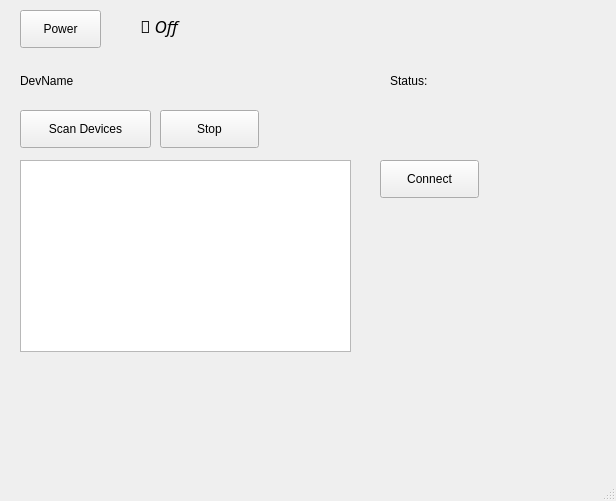
<?xml version="1.0" encoding="UTF-8"?>
<ui version="4.0">
 <class>MainWindow</class>
 <widget class="QMainWindow" name="MainWindow">
  <property name="geometry">
   <rect>
    <x>0</x>
    <y>0</y>
    <width>616</width>
    <height>501</height>
   </rect>
  </property>
  <property name="windowTitle">
   <string>MainWindow</string>
  </property>
  <widget class="QWidget" name="centralwidget">
   <widget class="QLabel" name="device_label">
    <property name="geometry">
     <rect>
      <x>20</x>
      <y>70</y>
      <width>331</width>
      <height>22</height>
     </rect>
    </property>
    <property name="text">
     <string>DevName</string>
    </property>
   </widget>
   <widget class="QLabel" name="status_label">
    <property name="geometry">
     <rect>
      <x>390</x>
      <y>70</y>
      <width>201</width>
      <height>21</height>
     </rect>
    </property>
    <property name="text">
     <string>Status: </string>
    </property>
   </widget>
   <widget class="QPushButton" name="power_button">
    <property name="geometry">
     <rect>
      <x>20</x>
      <y>10</y>
      <width>81</width>
      <height>38</height>
     </rect>
    </property>
    <property name="text">
     <string>Power</string>
    </property>
   </widget>
   <widget class="QPushButton" name="connect_button">
    <property name="geometry">
     <rect>
      <x>380</x>
      <y>160</y>
      <width>99</width>
      <height>38</height>
     </rect>
    </property>
    <property name="text">
     <string>Connect</string>
    </property>
   </widget>
   <widget class="QLabel" name="power_label">
    <property name="geometry">
     <rect>
      <x>140</x>
      <y>10</y>
      <width>67</width>
      <height>31</height>
     </rect>
    </property>
    <property name="font">
     <font>
      <family>UbuntuMono Nerd Font</family>
      <pointsize>13</pointsize>
      <italic>true</italic>
     </font>
    </property>
    <property name="text">
     <string> Off </string>
    </property>
   </widget>
   <widget class="QPushButton" name="scan_button">
    <property name="geometry">
     <rect>
      <x>20</x>
      <y>110</y>
      <width>131</width>
      <height>38</height>
     </rect>
    </property>
    <property name="text">
     <string>Scan Devices</string>
    </property>
   </widget>
   <widget class="QPushButton" name="stop_button">
    <property name="geometry">
     <rect>
      <x>160</x>
      <y>110</y>
      <width>99</width>
      <height>38</height>
     </rect>
    </property>
    <property name="text">
     <string>Stop</string>
    </property>
   </widget>
   <widget class="QListWidget" name="devices_list">
    <property name="geometry">
     <rect>
      <x>20</x>
      <y>160</y>
      <width>331</width>
      <height>192</height>
     </rect>
    </property>
   </widget>
  </widget>
  <widget class="QMenuBar" name="menubar">
   <property name="geometry">
    <rect>
     <x>0</x>
     <y>0</y>
     <width>616</width>
     <height>34</height>
    </rect>
   </property>
  </widget>
  <widget class="QStatusBar" name="statusbar"/>
 </widget>
 <resources/>
 <connections/>
</ui>
